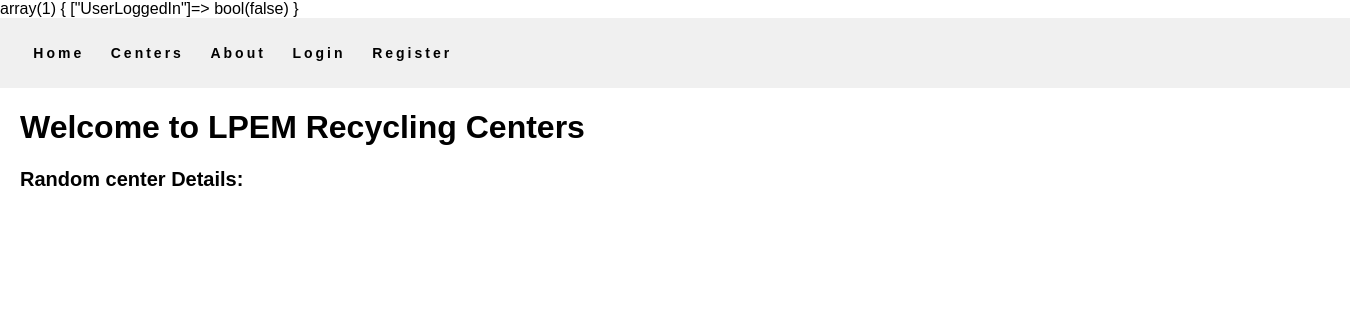
Before: / with the older database file.
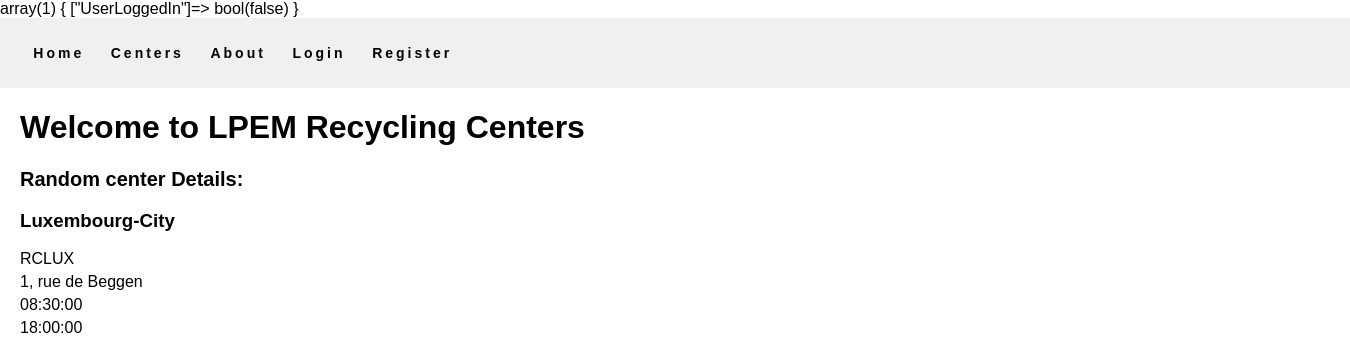
After: the same page with the newer database file.
### tables this page shows
CREATE TABLE `RecyclingCenter` (
  `CenterCode` varchar(255) NOT NULL,
  `CenterName` varchar(255) NOT NULL,
  `Address` varchar(255) NOT NULL,
  `PostalCode` int(10) NOT NULL,
  `Town` varchar(255) NOT NULL,
  `Open` time NOT NULL,
  `Close` time NOT NULL
);

### functions.php (called while the page is built, shortened)
<?php
function getRandomCenter($db) {
    $sql = "SELECT * FROM RecyclingCenter ORDER BY RAND() LIMIT 1";
    $result = mysqli_query($db, $sql);
    return mysqli_fetch_assoc($result);
}

### index.php (the view, shortened to what this page needs)
<?php
include 'nav-bar.php';
include 'functions.php';
$random_center = getRandomCenter($db);
?>
<!DOCTYPE html>
<html lang="en">
<head>
</head>
<body>
<main>
    <h1>Welcome to LPEM Recycling Centers</h1>
    <div class="center-details">
        <h2>Random center Details:</h2>
        <h3><?php echo $random_center['CenterName']; ?></h3>
        <p><?php echo $random_center['CenterCode']; ?></p>
        <p><?php echo $random_center['Address']; ?></p>
        <p><?php echo $random_center['Open']; ?></p>
        <p><?php echo $random_center['Close']; ?></p>
    </div>
</main>
</body>
</html>

### nav-bar.php (shortened to what this page needs)
<?php
var_dump($_SESSION);
?>
   <link rel="stylesheet" href="styles.css"/>
<header>
    <ul class="nav-links">
            <li><a href="index.php">Home</a></li>
            <li><a href="recycling-centers.php">Centers</a></li>
            <li><a href="about.php">About</a></li>
            <?php
            if ($_SESSION["UserLoggedIn"]) {?>
                <li><a class="<?php echo $pageQr;?>" href="qr.php?page=qr">Qr</a></li>
                <p>You are logged in as <b><?php echo $_SESSION["username"]?></b></p>
                <form method="POST" >
                <li><input type="submit" name="Logout" value="Logout"></li>
                </form>
            <?php }
                else { ?>
                <li><a href="login.php">Login</a></li> <li><a href="register.php">Register</a></li>
            <?php } ?>
    </ul>
</header>

### styles.css (style rules this page uses)
body { font-family: Arial, sans-serif; margin: 0; }
header { background-color: #f0f0f0; padding: 10px; width: 110%; }
main { margin: 20px; }
.center-details, .favorite-center { margin-bottom: 20px; }
.center-details h2, .favorite-center h2 { font-size: 20px; margin-bottom: 10px; }
.center-details p, .favorite-center p { margin: 5px 0; }
.nav-links { display: flex; justify-content: space-around; width: 30%; padding-inline-start: 10px; }
.nav-links li { list-style: none; }
.nav-links a, input { color: black; text-decoration: none; letter-spacing: 3px; font-weight: bold; font-size: 14px; padding: 5px 5px; }

Changed rows visible on the page:
added recyclingcenter: CenterName "Luxembourg-City", CenterCode "RCLUX", Address "1, rue de Beggen", Open "08:30:00", Close "18:00:00"
